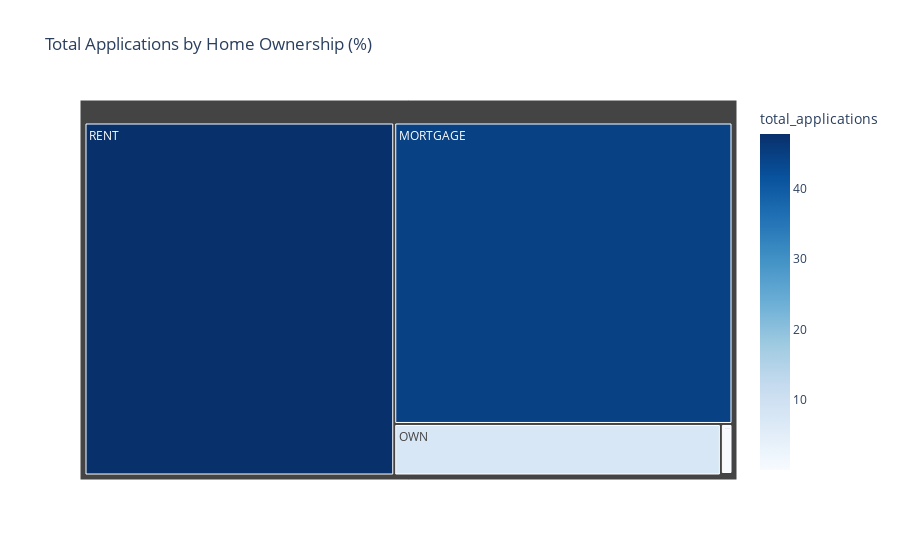

This figure's notebook cell:
### Markdown cell above
### Home Ownership by Total Applications

### Code cell
import plotly.express as px

home_applications = df.groupby('home_ownership')['id'].count().sort_values().reset_index()
total = home_applications['id'].sum()
home_applications['total_applications'] = (home_applications['id'] / total) * 100

# Step 2: Format as string with .2f%
home_applications['label'] = home_applications['total_applications'].map(lambda x: f"{x:.2f}%")


fig = px.treemap(
    home_applications,
    path=['home_ownership'],
    values='total_applications',
    color='total_applications',
    color_continuous_scale='Blues',
    title= 'Total Applications by Home Ownership (%)',
    hover_data={'total_applications': False, 'label': True}  # Optional: show formatted % on hover
)

# Step 4: Update labels inside boxes
fig.data[0].texttemplate = "%{label}"

fig.show()

### Figure 1 — Plotly figure (JSON) as saved in the notebook; plotly's stock layout.template omitted (floating-point values rounded to 4 significant figures)
{"data": [{"branchvalues": "total", "customdata": [[44.58, "44.58%"], [0.007777, "0.01%"], [0.254, "0.25%"], [7.357, "7.36%"], [47.8, "47.80%"]], "domain": {"x": [0, 1], "y": [0, 1]}, "hovertemplate": "labels=%{label}<br>total_applications_sum=%{value}<br>parent=%{parent}<br>id=%{id}<br>label=%{customdata[1]}<extra></extra>", "ids": ["MORTGAGE", "NONE", "OTHER", "OWN", "RENT"], "labels": ["MORTGAGE", "NONE", "OTHER", "OWN", "RENT"], "marker": {"coloraxis": "coloraxis", "colors": [44.58, 0.007777, 0.254, 7.357, 47.8]}, "name": "", "parents": ["", "", "", "", ""], "texttemplate": "%{label}", "type": "treemap", "values": [44.58, 0.007777, 0.254, 7.357, 47.8]}], "layout": {"coloraxis": {"colorbar": {"title": {"text": "total_applications"}}, "colorscale": [[0, "rgb(247,251,255)"], [0.125, "rgb(222,235,247)"], [0.25, "rgb(198,219,239)"], [0.375, "rgb(158,202,225)"], [0.5, "rgb(107,174,214)"], [0.625, "rgb(66,146,198)"], [0.75, "rgb(33,113,181)"], [0.875, "rgb(8,81,156)"], [1, "rgb(8,48,107)"]]}, "legend": {"tracegroupgap": 0}, "title": {"text": "Total Applications by Home Ownership (%)"}}}
